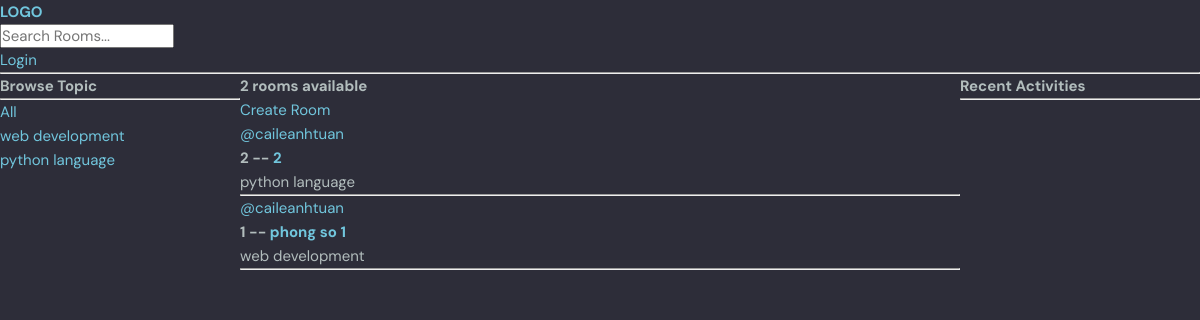
The page / on the database its author committed.
### base/models.py (models this page shows, shortened)
class Topic(models.Model):
    name = models.CharField(max_length=200)

class Room(models.Model):
    host = models.ForeignKey(User,
                             on_delete=models.SET_NULL, null=True)
    topic = models.ForeignKey(Topic, on_delete=models.SET_NULL, null=True)
    name = models.CharField(max_length=200)
    description = models.TextField(null=True, blank=True)
    participants = models.ManyToManyField(
        User, related_name="participants", blank=True)
    updated = models.DateTimeField(auto_now=True)
    created = models.DateTimeField(auto_now_add=True)
    class Meta:
        ordering = ['-updated', '-created']

class User(AbstractUser):
    name = models.CharField(max_length=200, null=True)
    email = models.EmailField(unique=True, null=True)
    bio = models.TextField(null=True)
    USERNAME_FIELD = 'email'
    REQUIRED_FIELDS = []

### base/views.py (the view)
# urls.py: path('', views.home, name='home'),
def home(request):
    q = request.GET.get('q') if request.GET.get('q') != None else ""
    rooms = Room.objects.filter(
        Q(topic__name__icontains=q) |
        Q(name__icontains=q) |
        Q(description__icontains=q)
    )
    room_messages = Message.objects.filter(
        Q(room__topic__name__icontains=q))[0:3]
    topics = Topic.objects.all()
    room_count = rooms.count()
    room
    context = {"rooms": rooms, "topics": topics,
               'room_count': room_count, "room_messages": room_messages}
    return render(request, 'home.html', context)

### templates/home.html (shortened to what this page needs)
{%extends 'main.html' %}
{% block content %}
<div class = "home-container">
    <div>
        {% include "topic_component.html"%}
    </div>
    <div>
        <h5>{{room_count}} rooms available</h5>
        <a href="{% url 'create-room'%}"> Create Room </a>
        {% include "feed_component.html"%}
    </div>
    <div>
        {% include "activity_component.html"%}
    </div>
</div>
{% endblock %}

### templates/topic_component.html
<h3>Browse Topic</h3>
<hr>
<div>
    <a href="{% url 'home'%}">All</a>
</div>
{%for topic in topics%}
<div>
    <a href="{% url 'home' %}?q={{topic.name}}">{{topic.name}}</a>
</div>
{% endfor %}

### templates/feed_component.html (shortened to what this page needs)
<div>
    {%for room in rooms%}
    <div>
        <a href = "{% url 'user-profile' room.host.id %}">@{{room.host.username}}</a>
        <h5>{{room.id}} -- <a href="{% url 'room' room.id %}">{{room.name}}</a></h5>
        <small>{{room.topic.name}}</small>
        <hr>
    </div>
    {% endfor %}
</div>

### static/styles/style.css (style rules this page uses)
:root { --color-main: #71c6dd; --color-main-light: #e1f6fb; --color-dark: #3f4156; --color-dark-medium: #51546e; --color-dark-light: #696d97; --color-light: #e5e5e5; --color-gray: #8b8b8b; --color-light-gray: #b2bdbd; --color-bg: #2d2d39; --color-success: #5dd693; --color-error: #fc4b0b; }
* { font-family: "DM Sans", -apple-system, BlinkMacSystemFont, "Segoe UI", Roboto, Oxygen, Ubuntu, Cantarell, "Open Sans", "Helvetica Neue", sans-serif; margin: 0; padding: 0; box-sizing: border-box; text-rendering: optimizeLegibility; font-size: inherit; }
html { font-size: 56.25%; }
@media only screen and (min-width: 1200px) { html { font-size: 62.5%; } }
body { line-height: 1.6; font-weight: 400; font-size: 1.5rem; color: var(--color-light-gray); background-color: var(--color-bg); min-height: 100vh; }
a { display: inline-block; color: var(--color-main); text-decoration: none; }

### templates/home.html (style rules this page uses)
.home-container { display: grid; grid-template-columns: 1fr 3fr 1fr; }

### rows shown on the page
Topic: name "web development"
Topic: name "python language"
Room: host.username "caileanhtuan", id "2", name "2", topic.name "python language"
Room: host.username "caileanhtuan", id "1", name "phong so 1", topic.name "web development"

### other values the page prints
{{ room_count }} "2"
